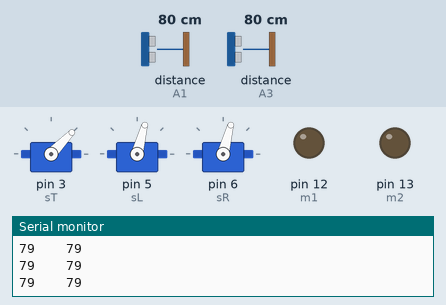
Bench run of a sketch on a simulated Arduino Uno, built with avr-gcc and run on an emulated ATmega328P. Shown: 3 × servo, output pins drawn as LEDs (lit = HIGH), the last lines printed to the serial monitor. Wiring (inferred from the names in the program): 2 × ultrasonic range finder: trigger A0, echo A1 / trigger A2, echo A3. The test bench sets the inputs (shaded band); at power-on: distance to the obstacle (sensors on A1, A3) 80 cm. The echo pulse lasts 58.3 µs per cm; pins used as bus, display or sensor lines are not drawn.

Above: at 1.2 s.
1.3 s: distance to the obstacle (sensor on A1) set to 2 cm
At 1.8 s:
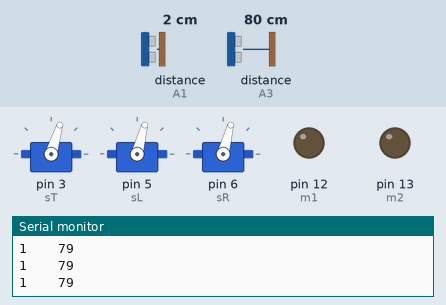
4.3 s: distance to the obstacle (sensor on A3) set to 9 cm
At 5.1 s:
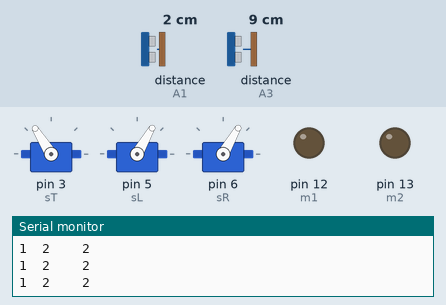
7.3 s: distance to the obstacle (sensor on A1) set to 250 cm
At 7.9 s:
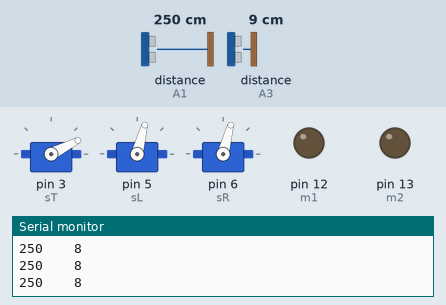
10.3 s: distance to the obstacle (sensor on A1) set to 4 cm
13.3 s: distance to the obstacle (sensor on A1) set to 35 cm
Timing chart, 0 to 17.3 s (numbered marks = the images above; inputs shaded):
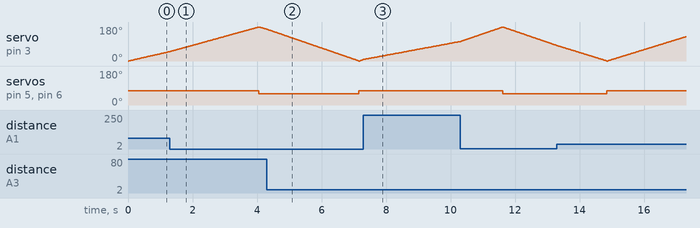

Measured:
- after the input at 1.3 s, servo on pin 5 (sL), servo on pin 6 (sR): 75° → 60° after 2.7 s
- after the input at 4.3 s, servo on pin 5 (sL), servo on pin 6 (sR): 60° → 75° after 2.9 s
- after the input at 7.3 s, servo on pin 5 (sL), servo on pin 6 (sR): stays 75° (without the input it goes to 60° after 2.9 s)
- after the input at 10.3 s, servo on pin 5 (sL), servo on pin 6 (sR): 75° → 60° after 1.3 s instead of 2.4 s

The sketch:

scanner.ino
```cpp
#include <Servo.h>
Servo sT;Servo sR;Servo sL;

#define trigPin1 A0
#define echoPin1 A1
#define trigPin2 A2
#define echoPin2 A3
#define m1 12
#define m2 13

long duration, distance, FIRSTSensor,SECONDSensor;

int timeGap = 15, ang;
void setup()
{
  sT.attach(3);
  sL.attach(5);
  sR.attach(6);

  pinMode(trigPin1, OUTPUT);
  pinMode(echoPin1, INPUT);

  pinMode(trigPin2, OUTPUT);
  pinMode(echoPin2, INPUT);

  pinMode(m1, OUTPUT);
  pinMode(m2, OUTPUT);
  Serial.begin(9600);
/*
  sT.write(90);
  sL.write(0);
  sR.write(180);

  delay(2000);*/
}

void loop()
{

  sT.write(0);

  for(int a=1; a<2; a++){
    ang = 90-(15*a);
    sL.write(ang);
    sR.write(ang);

    for(int i=0;i<180;i++){
        sT.write(i);

        SonarSensor(trigPin1, echoPin1);
        FIRSTSensor = distance;

        SonarSensor(trigPin2, echoPin2);
        SECONDSensor = distance;

        //Serial.print("1\t");
        Serial.print(FIRSTSensor);

        Serial.print("\t\t");
        Serial.println(SECONDSensor);

        delay(timeGap);

    }
    a++;
    ang = 90-(15*a);
    sL.write(ang);
    sR.write(ang);

    for(int i=180;i>0;i--){
        sT.write(i);

        SonarSensor(trigPin1, echoPin1);
        FIRSTSensor = distance;

        SonarSensor(trigPin2, echoPin2);
        SECONDSensor = distance;

        Serial.print("1\t");
        Serial.print(FIRSTSensor);

        Serial.print("\t\t");
        Serial.println(FIRSTSensor);

        delay(timeGap);
    }
  }

}
void SonarSensor(int trigPin,int echoPin)
{
digitalWrite(trigPin, LOW);
delayMicroseconds(2);
digitalWrite(trigPin, HIGH);
delayMicroseconds(10);
digitalWrite(trigPin, LOW);
duration = pulseIn(echoPin, HIGH);
distance = (duration/2) / 29.1;
}
```
